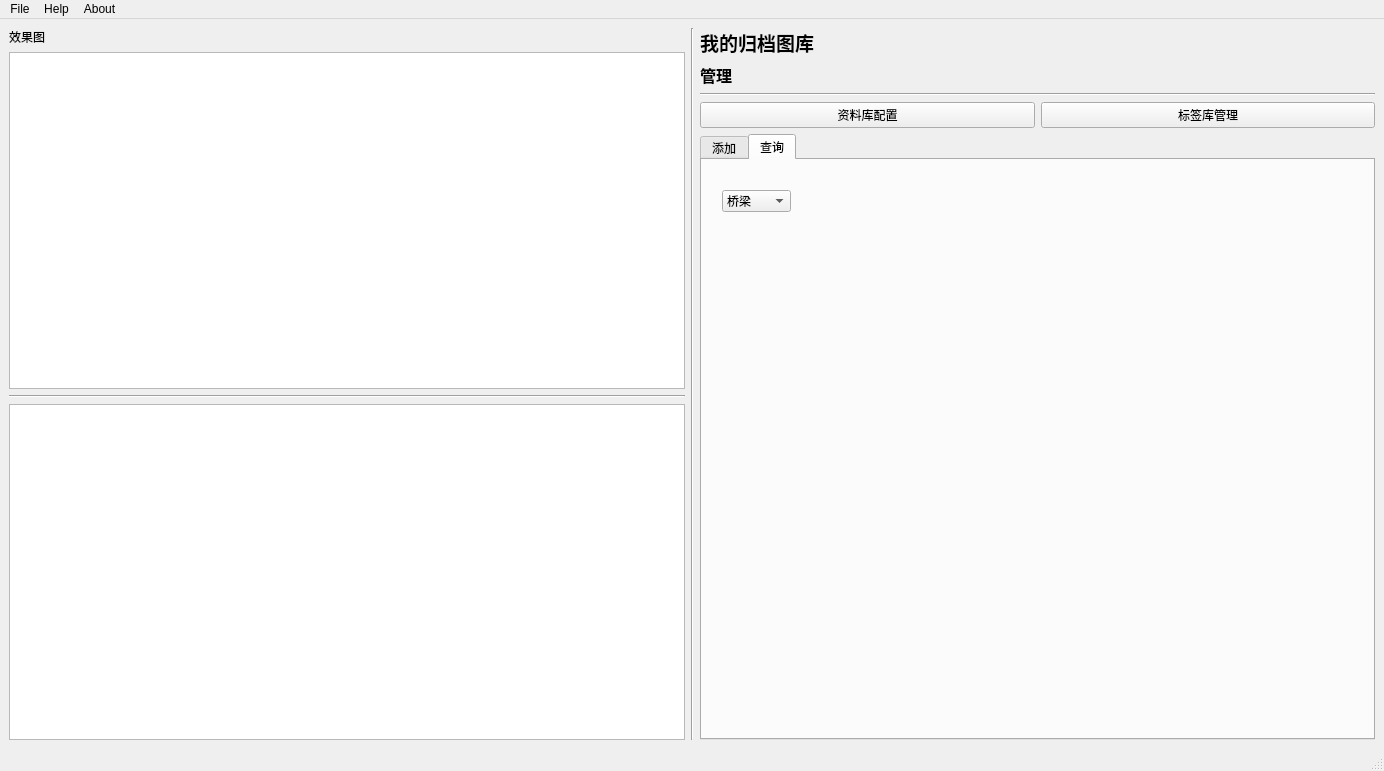
<?xml version="1.0" encoding="UTF-8"?>
<ui version="4.0">
 <author>roy-tjad</author>
 <class>mainWindow</class>
 <widget class="QMainWindow" name="mainWindow">
  <property name="enabled">
   <bool>true</bool>
  </property>
  <property name="geometry">
   <rect>
    <x>0</x>
    <y>0</y>
    <width>1384</width>
    <height>771</height>
   </rect>
  </property>
  <property name="minimumSize">
   <size>
    <width>955</width>
    <height>480</height>
   </size>
  </property>
  <property name="maximumSize">
   <size>
    <width>100000</width>
    <height>100000</height>
   </size>
  </property>
  <property name="windowTitle">
   <string>图库</string>
  </property>
  <widget class="QWidget" name="centralwidget">
   <layout class="QHBoxLayout" name="horizontalLayout_5">
    <item>
     <layout class="QVBoxLayout" name="verticalLayout">
      <item>
       <widget class="QLabel" name="label_3">
        <property name="text">
         <string>效果图</string>
        </property>
       </widget>
      </item>
      <item>
       <widget class="QTableWidget" name="imagePutTableWidget"/>
      </item>
      <item>
       <widget class="Line" name="line_5">
        <property name="orientation">
         <enum>Qt::Horizontal</enum>
        </property>
       </widget>
      </item>
      <item>
       <widget class="QTableWidget" name="imageInfTableWidget"/>
      </item>
     </layout>
    </item>
    <item>
     <widget class="Line" name="line">
      <property name="orientation">
       <enum>Qt::Vertical</enum>
      </property>
     </widget>
    </item>
    <item>
     <layout class="QVBoxLayout" name="verticalLayout_function">
      <item>
       <widget class="QLabel" name="label">
        <property name="text">
         <string>&lt;html&gt;&lt;head/&gt;&lt;body&gt;&lt;p&gt;&lt;span style=&quot; font-size:14pt; font-weight:600;&quot;&gt;我的归档图库&lt;/span&gt;&lt;/p&gt;&lt;/body&gt;&lt;/html&gt;</string>
        </property>
       </widget>
      </item>
      <item>
       <widget class="QLabel" name="label2">
        <property name="text">
         <string>&lt;html&gt;&lt;head/&gt;&lt;body&gt;&lt;p&gt;&lt;span style=&quot; font-size:12pt; font-weight:600;&quot;&gt;管理&lt;/span&gt;&lt;/p&gt;&lt;/body&gt;&lt;/html&gt;</string>
        </property>
       </widget>
      </item>
      <item>
       <widget class="Line" name="line_3">
        <property name="orientation">
         <enum>Qt::Horizontal</enum>
        </property>
       </widget>
      </item>
      <item>
       <layout class="QHBoxLayout" name="horizontalLayout">
        <item>
         <widget class="QPushButton" name="ZlkpzPushButton">
          <property name="text">
           <string>资料库配置</string>
          </property>
         </widget>
        </item>
        <item>
         <widget class="QPushButton" name="BqyglPushButton">
          <property name="text">
           <string>标签库管理</string>
          </property>
         </widget>
        </item>
       </layout>
      </item>
      <item>
       <widget class="QTabWidget" name="GNTabWidget">
        <property name="currentIndex">
         <number>1</number>
        </property>
        <widget class="QWidget" name="tab">
         <attribute name="title">
          <string>添加</string>
         </attribute>
         <layout class="QVBoxLayout" name="verticalLayout_3">
          <item>
           <layout class="QVBoxLayout" name="verticalLayout_5">
            <item>
             <layout class="QHBoxLayout" name="horizontalLayout_2">
              <item>
               <widget class="QPushButton" name="loadImagePushButton">
                <property name="minimumSize">
                 <size>
                  <width>100</width>
                  <height>0</height>
                 </size>
                </property>
                <property name="maximumSize">
                 <size>
                  <width>100</width>
                  <height>25</height>
                 </size>
                </property>
                <property name="text">
                 <string>添加图片</string>
                </property>
               </widget>
              </item>
              <item>
               <widget class="QPushButton" name="importFolderPushButton">
                <property name="maximumSize">
                 <size>
                  <width>100</width>
                  <height>25</height>
                 </size>
                </property>
                <property name="text">
                 <string>添加文件夹</string>
                </property>
                <property name="iconSize">
                 <size>
                  <width>16</width>
                  <height>16</height>
                 </size>
                </property>
               </widget>
              </item>
             </layout>
            </item>
            <item>
             <layout class="QHBoxLayout" name="horizontalLayout_4">
              <item>
               <widget class="QPushButton" name="savePicturePushButton">
                <property name="minimumSize">
                 <size>
                  <width>100</width>
                  <height>0</height>
                 </size>
                </property>
                <property name="maximumSize">
                 <size>
                  <width>100</width>
                  <height>25</height>
                 </size>
                </property>
                <property name="text">
                 <string>保存</string>
                </property>
               </widget>
              </item>
              <item>
               <widget class="QPushButton" name="waiting1">
                <property name="maximumSize">
                 <size>
                  <width>100</width>
                  <height>25</height>
                 </size>
                </property>
                <property name="text">
                 <string>待添加</string>
                </property>
                <property name="iconSize">
                 <size>
                  <width>16</width>
                  <height>16</height>
                 </size>
                </property>
               </widget>
              </item>
             </layout>
            </item>
           </layout>
          </item>
         </layout>
        </widget>
        <widget class="QWidget" name="tab_2">
         <attribute name="title">
          <string>查询</string>
         </attribute>
         <widget class="QComboBox" name="comboBox">
          <property name="geometry">
           <rect>
            <x>20</x>
            <y>30</y>
            <width>69</width>
            <height>22</height>
           </rect>
          </property>
          <item>
           <property name="text">
            <string>桥梁</string>
           </property>
          </item>
          <item>
           <property name="text">
            <string>道路</string>
           </property>
          </item>
         </widget>
        </widget>
       </widget>
      </item>
     </layout>
    </item>
   </layout>
  </widget>
  <widget class="QMenuBar" name="menubar">
   <property name="geometry">
    <rect>
     <x>0</x>
     <y>0</y>
     <width>1384</width>
     <height>23</height>
    </rect>
   </property>
   <widget class="QMenu" name="menuFile">
    <property name="title">
     <string>File</string>
    </property>
    <widget class="QMenu" name="menuImport">
     <property name="title">
      <string>Import </string>
     </property>
     <addaction name="actionimport_file"/>
     <addaction name="actionimport_folder"/>
    </widget>
    <addaction name="actionOpen"/>
    <addaction name="actionSave"/>
    <addaction name="separator"/>
    <addaction name="menuImport"/>
   </widget>
   <widget class="QMenu" name="menuabout">
    <property name="title">
     <string>About</string>
    </property>
    <addaction name="actionProject"/>
    <addaction name="actionRegistered"/>
   </widget>
   <widget class="QMenu" name="menuHelp">
    <property name="title">
     <string>Help</string>
    </property>
   </widget>
   <addaction name="menuFile"/>
   <addaction name="menuHelp"/>
   <addaction name="menuabout"/>
  </widget>
  <widget class="QStatusBar" name="statusbar"/>
  <action name="actionProject">
   <property name="text">
    <string>Project</string>
   </property>
  </action>
  <action name="actionRegistered">
   <property name="text">
    <string>Registered</string>
   </property>
  </action>
  <action name="actionOpen">
   <property name="text">
    <string>Open Data</string>
   </property>
  </action>
  <action name="actionSave">
   <property name="text">
    <string>Save Data</string>
   </property>
   <property name="shortcut">
    <string>Ctrl+S</string>
   </property>
  </action>
  <action name="actionimport_file">
   <property name="text">
    <string>import file</string>
   </property>
  </action>
  <action name="actionimport_folder">
   <property name="text">
    <string>import folder</string>
   </property>
  </action>
 </widget>
 <resources/>
 <connections/>
</ui>
